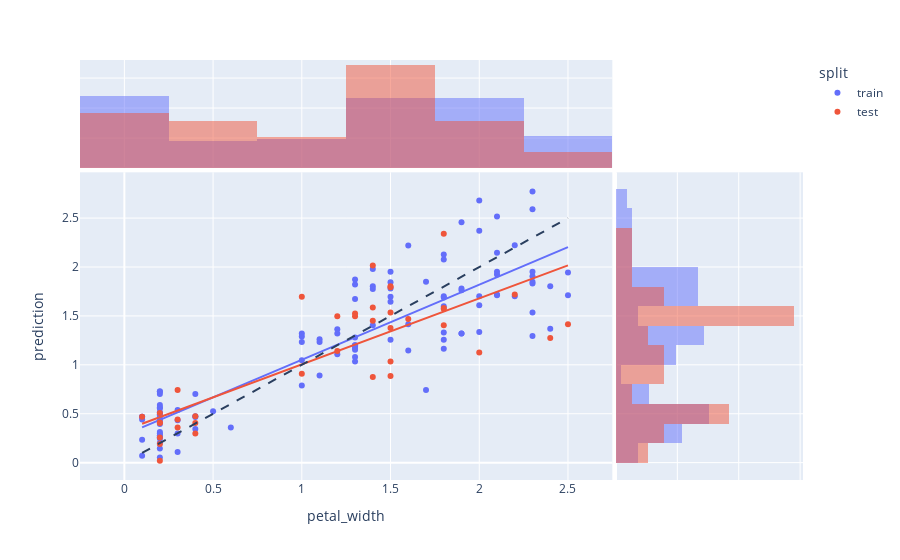

Notebook cell for this chart:
### Markdown cell above
# Enhanced prediction error analysis using plotly.express

### Code cell
f = px.data.iris()

# Split data into training and test splits
train_idx, test_idx = train_test_split(df.index, test_size=.25, random_state=0)
df['split'] = 'train'
df.loc[test_idx, 'split'] = 'test'

X = df[['sepal_width', 'sepal_length']]
y = df['petal_width']
X_train = df.loc[train_idx, ['sepal_width', 'sepal_length']]
y_train = df.loc[train_idx, 'petal_width']

# Condition the model on sepal width and length, predict the petal width
model = LinearRegression()
model.fit(X_train, y_train)
df['prediction'] = model.predict(X)

fig = px.scatter(
    df, x='petal_width', y='prediction',
    marginal_x='histogram', marginal_y='histogram',
    color='split', trendline='ols'
)
fig.update_traces(histnorm='probability', selector={'type':'histogram'})
fig.add_shape(
    type="line", line=dict(dash='dash'),
    x0=y.min(), y0=y.min(),
    x1=y.max(), y1=y.max()
)

fig.show()

### Figure 1 — Plotly figure (JSON) as saved in the notebook; plotly's stock layout.template omitted (floating-point values rounded to 4 significant figures)
{"data": [{"hovertemplate": "split=train<br>petal_width=%{x}<br>prediction=%{y}<extra></extra>", "legendgroup": "train", "marker": {"color": "#636efa", "symbol": "circle"}, "mode": "markers", "name": "train", "orientation": "v", "showlegend": true, "type": "scatter", "x": [0.2, 0.2, 0.2, 0.2, 0.2, 0.4, 0.3, 0.1, 0.2, 0.2, 0.1, 0.1, 0.2, 0.4, 0.3, 0.3, 0.2, 0.4, 0.5, 0.2, 0.2, 0.2, 0.2, 0.4, 0.1, 0.1, 0.2, 0.2, 0.2, 0.2, 0.3, 0.2, 0.6, 0.2, 0.2, 0.2, 0.2, 1.4, 1.5, 1.3, 1.3, 1.6, 1.0, 1.3, 1.0, 1.5, 1.3, 1.4, 1.0, 1.5, 1.1, 1.8, 1.5, 1.3, 1.4, 1.7, 1.0, 1.1, 1.0, 1.2, 1.6, 1.3, 1.3, 1.3, 1.4, 1.2, 1.3, 1.2, 1.3, 1.1, 1.3, 1.9, 2.1, 1.8, 2.2, 2.1, 1.7, 1.8, 2.5, 2.0, 1.9, 2.1, 2.0, 2.3, 1.8, 2.2, 2.3, 1.5, 2.3, 2.0, 1.8, 2.1, 1.8, 2.1, 1.6, 1.9, 2.0, 1.5, 2.3, 2.4, 1.8, 2.1, 2.4, 2.3, 1.9, 2.3, 2.5, 2.3, 1.9, 2.0, 2.3, 1.8], "xaxis": "x", "y": [0.4344, 0.5151, 0.2753, 0.247, 0.3145, 0.4736, 0.1097, 0.4693, 0.5651, 0.2579, 0.441, 0.07051, 0.7242, 0.467, 0.4344, 0.2971, 0.7024, 0.3428, 0.5259, 0.5891, 0.5542, 0.2753, 0.3952, 0.7024, 0.2339, 0.4693, 0.4976, 0.7307, 0.1446, 0.4802, 0.5391, 0.05307, 0.3603, 0.2971, 0.2012, 0.491, 0.4518, 1.979, 1.951, 1.28, 1.199, 1.415, 0.7897, 1.82, 1.047, 1.256, 1.079, 1.803, 1.319, 1.844, 1.263, 1.164, 1.781, 1.672, 1.775, 1.849, 1.291, 1.234, 1.234, 1.319, 1.147, 1.873, 1.034, 1.188, 1.404, 1.365, 1.171, 1.108, 1.154, 0.8921, 1.199, 1.319, 2.145, 1.598, 1.7, 2.515, 0.7439, 2.078, 1.944, 1.609, 1.764, 1.923, 1.337, 1.535, 1.7, 2.223, 2.773, 1.696, 1.905, 2.681, 1.69, 1.711, 2.128, 1.718, 2.219, 2.459, 2.372, 1.644, 2.59, 1.369, 1.33, 1.951, 1.803, 1.951, 1.319, 1.831, 1.711, 1.849, 1.781, 1.7, 1.295, 1.256], "yaxis": "y"}, {"bingroup": "x", "histnorm": "probability", "hovertemplate": "split=train<br>petal_width=%{x}<br>count=%{y}<extra></extra>", "legendgroup": "train", "marker": {"color": "#636efa"}, "name": "train", "opacity": 0.5, "showlegend": false, "type": "histogram", "x": [0.2, 0.2, 0.2, 0.2, 0.2, 0.4, 0.3, 0.1, 0.2, 0.2, 0.1, 0.1, 0.2, 0.4, 0.3, 0.3, 0.2, 0.4, 0.5, 0.2, 0.2, 0.2, 0.2, 0.4, 0.1, 0.1, 0.2, 0.2, 0.2, 0.2, 0.3, 0.2, 0.6, 0.2, 0.2, 0.2, 0.2, 1.4, 1.5, 1.3, 1.3, 1.6, 1.0, 1.3, 1.0, 1.5, 1.3, 1.4, 1.0, 1.5, 1.1, 1.8, 1.5, 1.3, 1.4, 1.7, 1.0, 1.1, 1.0, 1.2, 1.6, 1.3, 1.3, 1.3, 1.4, 1.2, 1.3, 1.2, 1.3, 1.1, 1.3, 1.9, 2.1, 1.8, 2.2, 2.1, 1.7, 1.8, 2.5, 2.0, 1.9, 2.1, 2.0, 2.3, 1.8, 2.2, 2.3, 1.5, 2.3, 2.0, 1.8, 2.1, 1.8, 2.1, 1.6, 1.9, 2.0, 1.5, 2.3, 2.4, 1.8, 2.1, 2.4, 2.3, 1.9, 2.3, 2.5, 2.3, 1.9, 2.0, 2.3, 1.8], "xaxis": "x3", "yaxis": "y3"}, {"bingroup": "y", "histnorm": "probability", "hovertemplate": "split=train<br>prediction=%{y}<br>count=%{x}<extra></extra>", "legendgroup": "train", "marker": {"color": "#636efa"}, "name": "train", "opacity": 0.5, "showlegend": false, "type": "histogram", "xaxis": "x2", "y": [0.4344, 0.5151, 0.2753, 0.247, 0.3145, 0.4736, 0.1097, 0.4693, 0.5651, 0.2579, 0.441, 0.07051, 0.7242, 0.467, 0.4344, 0.2971, 0.7024, 0.3428, 0.5259, 0.5891, 0.5542, 0.2753, 0.3952, 0.7024, 0.2339, 0.4693, 0.4976, 0.7307, 0.1446, 0.4802, 0.5391, 0.05307, 0.3603, 0.2971, 0.2012, 0.491, 0.4518, 1.979, 1.951, 1.28, 1.199, 1.415, 0.7897, 1.82, 1.047, 1.256, 1.079, 1.803, 1.319, 1.844, 1.263, 1.164, 1.781, 1.672, 1.775, 1.849, 1.291, 1.234, 1.234, 1.319, 1.147, 1.873, 1.034, 1.188, 1.404, 1.365, 1.171, 1.108, 1.154, 0.8921, 1.199, 1.319, 2.145, 1.598, 1.7, 2.515, 0.7439, 2.078, 1.944, 1.609, 1.764, 1.923, 1.337, 1.535, 1.7, 2.223, 2.773, 1.696, 1.905, 2.681, 1.69, 1.711, 2.128, 1.718, 2.219, 2.459, 2.372, 1.644, 2.59, 1.369, 1.33, 1.951, 1.803, 1.951, 1.319, 1.831, 1.711, 1.849, 1.781, 1.7, 1.295, 1.256], "yaxis": "y2"}, {"hovertemplate": "<b>OLS trendline</b><br>prediction = 0.768452 * petal_width + 0.283026<br>R<sup>2</sup>=0.768452<br><br>split=train<br>petal_width=%{x}<br>prediction=%{y} <b>(trend)</b><extra></extra>", "legendgroup": "train", "marker": {"color": "#636efa", "symbol": "circle"}, "mode": "lines", "name": "train", "showlegend": false, "type": "scatter", "x": [0.1, 0.1, 0.1, 0.1, 0.1, 0.2, 0.2, 0.2, 0.2, 0.2, 0.2, 0.2, 0.2, 0.2, 0.2, 0.2, 0.2, 0.2, 0.2, 0.2, 0.2, 0.2, 0.2, 0.2, 0.2, 0.2, 0.2, 0.3, 0.3, 0.3, 0.3, 0.4, 0.4, 0.4, 0.4, 0.5, 0.6, 1.0, 1.0, 1.0, 1.0, 1.0, 1.1, 1.1, 1.1, 1.2, 1.2, 1.2, 1.3, 1.3, 1.3, 1.3, 1.3, 1.3, 1.3, 1.3, 1.3, 1.3, 1.3, 1.4, 1.4, 1.4, 1.4, 1.5, 1.5, 1.5, 1.5, 1.5, 1.5, 1.6, 1.6, 1.6, 1.7, 1.7, 1.8, 1.8, 1.8, 1.8, 1.8, 1.8, 1.8, 1.8, 1.9, 1.9, 1.9, 1.9, 1.9, 2.0, 2.0, 2.0, 2.0, 2.0, 2.1, 2.1, 2.1, 2.1, 2.1, 2.1, 2.2, 2.2, 2.3, 2.3, 2.3, 2.3, 2.3, 2.3, 2.3, 2.3, 2.4, 2.4, 2.5, 2.5], "xaxis": "x", "y": [0.3599, 0.3599, 0.3599, 0.3599, 0.3599, 0.4367, 0.4367, 0.4367, 0.4367, 0.4367, 0.4367, 0.4367, 0.4367, 0.4367, 0.4367, 0.4367, 0.4367, 0.4367, 0.4367, 0.4367, 0.4367, 0.4367, 0.4367, 0.4367, 0.4367, 0.4367, 0.4367, 0.5136, 0.5136, 0.5136, 0.5136, 0.5904, 0.5904, 0.5904, 0.5904, 0.6673, 0.7441, 1.051, 1.051, 1.051, 1.051, 1.051, 1.128, 1.128, 1.128, 1.205, 1.205, 1.205, 1.282, 1.282, 1.282, 1.282, 1.282, 1.282, 1.282, 1.282, 1.282, 1.282, 1.282, 1.359, 1.359, 1.359, 1.359, 1.436, 1.436, 1.436, 1.436, 1.436, 1.436, 1.513, 1.513, 1.513, 1.589, 1.589, 1.666, 1.666, 1.666, 1.666, 1.666, 1.666, 1.666, 1.666, 1.743, 1.743, 1.743, 1.743, 1.743, 1.82, 1.82, 1.82, 1.82, 1.82, 1.897, 1.897, 1.897, 1.897, 1.897, 1.897, 1.974, 1.974, 2.05, 2.05, 2.05, 2.05, 2.05, 2.05, 2.05, 2.05, 2.127, 2.127, 2.204, 2.204], "yaxis": "y"}, {"hovertemplate": "split=test<br>petal_width=%{x}<br>prediction=%{y}<extra></extra>", "legendgroup": "test", "marker": {"color": "#EF553B", "symbol": "circle"}, "mode": "markers", "name": "test", "orientation": "v", "showlegend": true, "type": "scatter", "x": [0.2, 0.2, 0.4, 0.3, 0.2, 0.2, 0.4, 0.2, 0.2, 0.1, 0.3, 0.4, 0.3, 1.5, 1.5, 1.4, 1.0, 1.4, 1.5, 1.3, 1.2, 1.4, 1.5, 1.6, 1.5, 1.5, 1.2, 1.0, 1.3, 2.5, 1.8, 2.4, 2.0, 1.8, 1.8, 2.2, 1.4, 1.8], "xaxis": "x", "y": [0.4061, 0.1904, 0.4736, 0.7416, 0.01817, 0.2579, 0.4061, 0.5085, 0.4104, 0.4693, 0.3603, 0.2971, 0.441, 1.535, 1.792, 0.8746, 1.696, 1.45, 1.034, 1.496, 1.496, 2.014, 1.376, 1.467, 0.8855, 1.803, 1.143, 0.9095, 1.524, 1.415, 2.339, 1.273, 1.125, 1.57, 1.404, 1.718, 1.587, 1.581], "yaxis": "y"}, {"bingroup": "x", "histnorm": "probability", "hovertemplate": "split=test<br>petal_width=%{x}<br>count=%{y}<extra></extra>", "legendgroup": "test", "marker": {"color": "#EF553B"}, "name": "test", "opacity": 0.5, "showlegend": false, "type": "histogram", "x": [0.2, 0.2, 0.4, 0.3, 0.2, 0.2, 0.4, 0.2, 0.2, 0.1, 0.3, 0.4, 0.3, 1.5, 1.5, 1.4, 1.0, 1.4, 1.5, 1.3, 1.2, 1.4, 1.5, 1.6, 1.5, 1.5, 1.2, 1.0, 1.3, 2.5, 1.8, 2.4, 2.0, 1.8, 1.8, 2.2, 1.4, 1.8], "xaxis": "x3", "yaxis": "y3"}, {"bingroup": "y", "histnorm": "probability", "hovertemplate": "split=test<br>prediction=%{y}<br>count=%{x}<extra></extra>", "legendgroup": "test", "marker": {"color": "#EF553B"}, "name": "test", "opacity": 0.5, "showlegend": false, "type": "histogram", "xaxis": "x2", "y": [0.4061, 0.1904, 0.4736, 0.7416, 0.01817, 0.2579, 0.4061, 0.5085, 0.4104, 0.4693, 0.3603, 0.2971, 0.441, 1.535, 1.792, 0.8746, 1.696, 1.45, 1.034, 1.496, 1.496, 2.014, 1.376, 1.467, 0.8855, 1.803, 1.143, 0.9095, 1.524, 1.415, 2.339, 1.273, 1.125, 1.57, 1.404, 1.718, 1.587, 1.581], "yaxis": "y2"}, {"hovertemplate": "<b>OLS trendline</b><br>prediction = 0.674955 * petal_width + 0.329775<br>R<sup>2</sup>=0.640517<br><br>split=test<br>petal_width=%{x}<br>prediction=%{y} <b>(trend)</b><extra></extra>", "legendgroup": "test", "marker": {"color": "#EF553B", "symbol": "circle"}, "mode": "lines", "name": "test", "showlegend": false, "type": "scatter", "x": [0.1, 0.2, 0.2, 0.2, 0.2, 0.2, 0.2, 0.3, 0.3, 0.3, 0.4, 0.4, 0.4, 1.0, 1.0, 1.2, 1.2, 1.3, 1.3, 1.4, 1.4, 1.4, 1.4, 1.5, 1.5, 1.5, 1.5, 1.5, 1.5, 1.6, 1.8, 1.8, 1.8, 1.8, 2.0, 2.2, 2.4, 2.5], "xaxis": "x", "y": [0.3973, 0.4648, 0.4648, 0.4648, 0.4648, 0.4648, 0.4648, 0.5323, 0.5323, 0.5323, 0.5998, 0.5998, 0.5998, 1.005, 1.005, 1.14, 1.14, 1.207, 1.207, 1.275, 1.275, 1.275, 1.275, 1.342, 1.342, 1.342, 1.342, 1.342, 1.342, 1.41, 1.545, 1.545, 1.545, 1.545, 1.68, 1.815, 1.95, 2.017], "yaxis": "y"}], "layout": {"barmode": "overlay", "legend": {"title": {"text": "split"}, "tracegroupgap": 0}, "margin": {"t": 60}, "shapes": [{"line": {"dash": "dash"}, "type": "line", "x0": 0.1, "x1": 2.5, "y0": 0.1, "y1": 2.5}], "xaxis": {"anchor": "y", "domain": [0, 0.7363], "title": {"text": "petal_width"}}, "xaxis2": {"anchor": "y2", "domain": [0.7413, 1], "matches": "x2", "showgrid": true, "showline": false, "showticklabels": false, "ticks": ""}, "xaxis3": {"anchor": "y3", "domain": [0, 0.7363], "matches": "x", "showgrid": true, "showticklabels": false}, "xaxis4": {"anchor": "y4", "domain": [0.7413, 1], "matches": "x2", "showgrid": true, "showline": false, "showticklabels": false, "ticks": ""}, "yaxis": {"anchor": "x", "domain": [0, 0.7326], "title": {"text": "prediction"}}, "yaxis2": {"anchor": "x2", "domain": [0, 0.7326], "matches": "y", "showgrid": true, "showticklabels": false}, "yaxis3": {"anchor": "x3", "domain": [0.7426, 1], "matches": "y3", "showgrid": true, "showline": false, "showticklabels": false, "ticks": ""}, "yaxis4": {"anchor": "x4", "domain": [0.7426, 1], "matches": "y3", "showgrid": true, "showline": false, "showticklabels": false, "ticks": ""}}}
